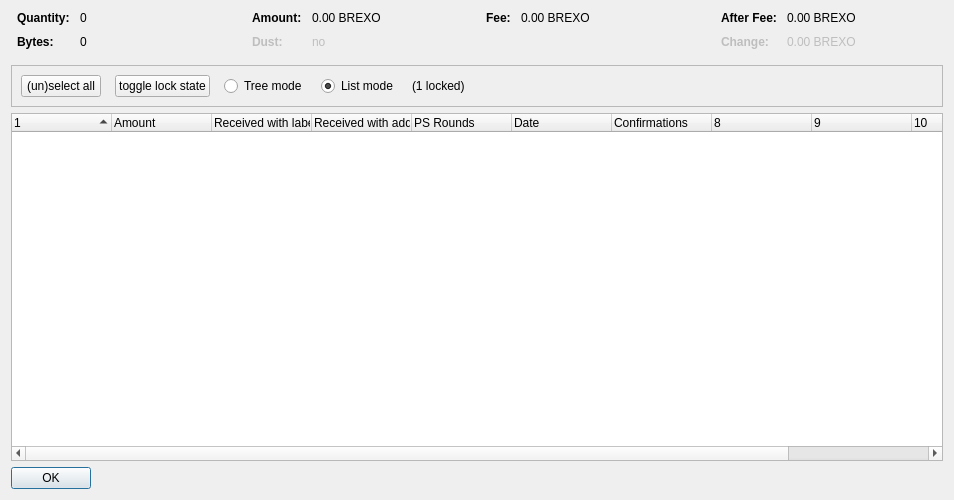
<?xml version="1.0" encoding="UTF-8"?>
<ui version="4.0">
 <class>CoinControlDialog</class>
 <widget class="QDialog" name="CoinControlDialog">
  <property name="geometry">
   <rect>
    <x>0</x>
    <y>0</y>
    <width>954</width>
    <height>500</height>
   </rect>
  </property>
  <property name="windowTitle">
   <string>Coin Selection</string>
  </property>
  <layout class="QVBoxLayout" name="verticalLayout">
   <item>
    <layout class="QHBoxLayout" name="horizontalLayoutTop" stretch="0,0,0,0">
     <property name="topMargin">
      <number>0</number>
     </property>
     <property name="bottomMargin">
      <number>10</number>
     </property>
     <item>
      <layout class="QFormLayout" name="formLayoutCoinControl1">
       <property name="horizontalSpacing">
        <number>10</number>
       </property>
       <property name="verticalSpacing">
        <number>10</number>
       </property>
       <property name="leftMargin">
        <number>6</number>
       </property>
       <property name="rightMargin">
        <number>6</number>
       </property>
       <item row="0" column="0">
        <widget class="QLabel" name="labelCoinControlQuantityText">
         <property name="font">
          <font>
           <weight>75</weight>
           <bold>true</bold>
          </font>
         </property>
         <property name="text">
          <string>Quantity:</string>
         </property>
        </widget>
       </item>
       <item row="0" column="1">
        <widget class="QLabel" name="labelCoinControlQuantity">
         <property name="cursor">
          <cursorShape>IBeamCursor</cursorShape>
         </property>
         <property name="contextMenuPolicy">
          <enum>Qt::ActionsContextMenu</enum>
         </property>
         <property name="text">
          <string notr="true">0</string>
         </property>
         <property name="textInteractionFlags">
          <set>Qt::LinksAccessibleByMouse|Qt::TextSelectableByKeyboard|Qt::TextSelectableByMouse</set>
         </property>
        </widget>
       </item>
       <item row="1" column="0">
        <widget class="QLabel" name="labelCoinControlBytesText">
         <property name="font">
          <font>
           <weight>75</weight>
           <bold>true</bold>
          </font>
         </property>
         <property name="text">
          <string>Bytes:</string>
         </property>
        </widget>
       </item>
       <item row="1" column="1">
        <widget class="QLabel" name="labelCoinControlBytes">
         <property name="cursor">
          <cursorShape>IBeamCursor</cursorShape>
         </property>
         <property name="contextMenuPolicy">
          <enum>Qt::ActionsContextMenu</enum>
         </property>
         <property name="text">
          <string notr="true">0</string>
         </property>
         <property name="textInteractionFlags">
          <set>Qt::LinksAccessibleByMouse|Qt::TextSelectableByKeyboard|Qt::TextSelectableByMouse</set>
         </property>
        </widget>
       </item>
      </layout>
     </item>
     <item>
      <layout class="QFormLayout" name="formLayoutCoinControl2">
       <property name="horizontalSpacing">
        <number>10</number>
       </property>
       <property name="verticalSpacing">
        <number>10</number>
       </property>
       <property name="leftMargin">
        <number>6</number>
       </property>
       <property name="rightMargin">
        <number>6</number>
       </property>
       <item row="0" column="0">
        <widget class="QLabel" name="labelCoinControlAmountText">
         <property name="font">
          <font>
           <weight>75</weight>
           <bold>true</bold>
          </font>
         </property>
         <property name="text">
          <string>Amount:</string>
         </property>
        </widget>
       </item>
       <item row="0" column="1">
        <widget class="QLabel" name="labelCoinControlAmount">
         <property name="cursor">
          <cursorShape>IBeamCursor</cursorShape>
         </property>
         <property name="contextMenuPolicy">
          <enum>Qt::ActionsContextMenu</enum>
         </property>
         <property name="text">
          <string notr="true">0.00 BREXO</string>
         </property>
         <property name="textInteractionFlags">
          <set>Qt::LinksAccessibleByMouse|Qt::TextSelectableByKeyboard|Qt::TextSelectableByMouse</set>
         </property>
        </widget>
       </item>
       <item row="1" column="0">
        <widget class="QLabel" name="labelCoinControlLowOutputText">
         <property name="enabled">
          <bool>false</bool>
         </property>
         <property name="font">
          <font>
           <weight>75</weight>
           <bold>true</bold>
          </font>
         </property>
         <property name="text">
          <string>Dust:</string>
         </property>
        </widget>
       </item>
       <item row="1" column="1">
        <widget class="QLabel" name="labelCoinControlLowOutput">
         <property name="enabled">
          <bool>false</bool>
         </property>
         <property name="cursor">
          <cursorShape>IBeamCursor</cursorShape>
         </property>
         <property name="contextMenuPolicy">
          <enum>Qt::ActionsContextMenu</enum>
         </property>
         <property name="text">
          <string notr="true">no</string>
         </property>
         <property name="textInteractionFlags">
          <set>Qt::LinksAccessibleByMouse|Qt::TextSelectableByKeyboard|Qt::TextSelectableByMouse</set>
         </property>
        </widget>
       </item>
      </layout>
     </item>
     <item>
      <layout class="QFormLayout" name="formLayoutCoinControl3">
       <property name="horizontalSpacing">
        <number>10</number>
       </property>
       <property name="verticalSpacing">
        <number>10</number>
       </property>
       <property name="leftMargin">
        <number>6</number>
       </property>
       <property name="rightMargin">
        <number>6</number>
       </property>
       <item row="0" column="0">
        <widget class="QLabel" name="labelCoinControlFeeText">
         <property name="font">
          <font>
           <weight>75</weight>
           <bold>true</bold>
          </font>
         </property>
         <property name="text">
          <string>Fee:</string>
         </property>
        </widget>
       </item>
       <item row="0" column="1">
        <widget class="QLabel" name="labelCoinControlFee">
         <property name="cursor">
          <cursorShape>IBeamCursor</cursorShape>
         </property>
         <property name="contextMenuPolicy">
          <enum>Qt::ActionsContextMenu</enum>
         </property>
         <property name="text">
          <string notr="true">0.00 BREXO</string>
         </property>
         <property name="textInteractionFlags">
          <set>Qt::LinksAccessibleByMouse|Qt::TextSelectableByKeyboard|Qt::TextSelectableByMouse</set>
         </property>
        </widget>
       </item>
      </layout>
     </item>
     <item>
      <layout class="QFormLayout" name="formLayoutCoinControl4">
       <property name="horizontalSpacing">
        <number>10</number>
       </property>
       <property name="verticalSpacing">
        <number>10</number>
       </property>
       <property name="leftMargin">
        <number>6</number>
       </property>
       <property name="rightMargin">
        <number>6</number>
       </property>
       <item row="0" column="0">
        <widget class="QLabel" name="labelCoinControlAfterFeeText">
         <property name="font">
          <font>
           <weight>75</weight>
           <bold>true</bold>
          </font>
         </property>
         <property name="text">
          <string>After Fee:</string>
         </property>
        </widget>
       </item>
       <item row="0" column="1">
        <widget class="QLabel" name="labelCoinControlAfterFee">
         <property name="cursor">
          <cursorShape>IBeamCursor</cursorShape>
         </property>
         <property name="contextMenuPolicy">
          <enum>Qt::ActionsContextMenu</enum>
         </property>
         <property name="text">
          <string notr="true">0.00 BREXO</string>
         </property>
         <property name="textInteractionFlags">
          <set>Qt::LinksAccessibleByMouse|Qt::TextSelectableByKeyboard|Qt::TextSelectableByMouse</set>
         </property>
        </widget>
       </item>
       <item row="1" column="0">
        <widget class="QLabel" name="labelCoinControlChangeText">
         <property name="enabled">
          <bool>false</bool>
         </property>
         <property name="font">
          <font>
           <weight>75</weight>
           <bold>true</bold>
          </font>
         </property>
         <property name="text">
          <string>Change:</string>
         </property>
        </widget>
       </item>
       <item row="1" column="1">
        <widget class="QLabel" name="labelCoinControlChange">
         <property name="enabled">
          <bool>false</bool>
         </property>
         <property name="cursor">
          <cursorShape>IBeamCursor</cursorShape>
         </property>
         <property name="contextMenuPolicy">
          <enum>Qt::ActionsContextMenu</enum>
         </property>
         <property name="text">
          <string notr="true">0.00 BREXO</string>
         </property>
         <property name="textInteractionFlags">
          <set>Qt::LinksAccessibleByMouse|Qt::TextSelectableByKeyboard|Qt::TextSelectableByMouse</set>
         </property>
        </widget>
       </item>
      </layout>
     </item>
    </layout>
   </item>
   <item>
    <widget class="QFrame" name="frame">
     <property name="minimumSize">
      <size>
       <width>0</width>
       <height>40</height>
      </size>
     </property>
     <property name="frameShape">
      <enum>QFrame::StyledPanel</enum>
     </property>
     <property name="frameShadow">
      <enum>QFrame::Sunken</enum>
     </property>
     <layout class="QHBoxLayout" name="horizontalLayout">
      <item>
       <layout class="QHBoxLayout" name="horizontalLayoutPanel" stretch="0,0,0,0,0,0">
        <property name="spacing">
         <number>14</number>
        </property>
        <item>
         <widget class="QPushButton" name="pushButtonSelectAll">
          <property name="sizePolicy">
           <sizepolicy hsizetype="Maximum" vsizetype="Fixed">
            <horstretch>0</horstretch>
            <verstretch>0</verstretch>
           </sizepolicy>
          </property>
          <property name="text">
           <string>(un)select all</string>
          </property>
          <property name="autoDefault">
           <bool>false</bool>
          </property>
         </widget>
        </item>
        <item>
         <widget class="QPushButton" name="pushButtonToggleLock">
          <property name="sizePolicy">
           <sizepolicy hsizetype="Maximum" vsizetype="Fixed">
            <horstretch>0</horstretch>
            <verstretch>0</verstretch>
           </sizepolicy>
          </property>
          <property name="text">
           <string>toggle lock state</string>
          </property>
          <property name="autoDefault">
           <bool>false</bool>
          </property>
         </widget>
        </item>
        <item>
         <widget class="QRadioButton" name="radioTreeMode">
          <property name="sizePolicy">
           <sizepolicy hsizetype="Maximum" vsizetype="Fixed">
            <horstretch>0</horstretch>
            <verstretch>0</verstretch>
           </sizepolicy>
          </property>
          <property name="text">
           <string>Tree mode</string>
          </property>
         </widget>
        </item>
        <item>
         <widget class="QRadioButton" name="radioListMode">
          <property name="sizePolicy">
           <sizepolicy hsizetype="Maximum" vsizetype="Fixed">
            <horstretch>0</horstretch>
            <verstretch>0</verstretch>
           </sizepolicy>
          </property>
          <property name="text">
           <string>List mode</string>
          </property>
          <property name="checked">
           <bool>true</bool>
          </property>
         </widget>
        </item>
        <item>
         <widget class="QLabel" name="labelLocked">
          <property name="text">
           <string>(1 locked)</string>
          </property>
         </widget>
        </item>
        <item>
         <spacer name="horizontalSpacer">
          <property name="orientation">
           <enum>Qt::Horizontal</enum>
          </property>
          <property name="sizeHint" stdset="0">
           <size>
            <width>40</width>
            <height>20</height>
           </size>
          </property>
         </spacer>
        </item>
       </layout>
      </item>
     </layout>
    </widget>
   </item>
   <item>
    <widget class="CoinControlTreeWidget" name="treeWidget">
     <property name="contextMenuPolicy">
      <enum>Qt::CustomContextMenu</enum>
     </property>
     <property name="sortingEnabled">
      <bool>false</bool>
     </property>
     <property name="columnCount">
      <number>11</number>
     </property>
     <attribute name="headerShowSortIndicator" stdset="0">
      <bool>true</bool>
     </attribute>
     <attribute name="headerStretchLastSection">
      <bool>false</bool>
     </attribute>
     <column>
      <property name="text">
       <string/>
      </property>
     </column>
     <column>
      <property name="text">
       <string>Amount</string>
      </property>
     </column>
     <column>
      <property name="text">
       <string>Received with label</string>
      </property>
     </column>
     <column>
      <property name="text">
       <string>Received with address</string>
      </property>
     </column>
     <column>
      <property name="text">
       <string>PS Rounds</string>
      </property>
     </column>
     <column>
      <property name="text">
       <string>Date</string>
      </property>
     </column>
     <column>
      <property name="text">
       <string>Confirmations</string>
      </property>
      <property name="toolTip">
       <string>Confirmed</string>
      </property>
     </column>
     <column>
      <property name="text">
       <string/>
      </property>
     </column>
     <column>
      <property name="text">
       <string/>
      </property>
     </column>
     <column>
      <property name="text">
       <string/>
      </property>
     </column>
     <column>
      <property name="text">
       <string/>
      </property>
     </column>
    </widget>
   </item>
   <item>
    <widget class="QDialogButtonBox" name="buttonBox">
     <property name="sizePolicy">
      <sizepolicy hsizetype="Maximum" vsizetype="Fixed">
       <horstretch>0</horstretch>
       <verstretch>0</verstretch>
      </sizepolicy>
     </property>
     <property name="orientation">
      <enum>Qt::Horizontal</enum>
     </property>
     <property name="standardButtons">
      <set>QDialogButtonBox::Ok</set>
     </property>
    </widget>
   </item>
  </layout>
 </widget>
 <customwidgets>
  <customwidget>
   <class>CoinControlTreeWidget</class>
   <extends>QTreeWidget</extends>
   <header>coincontroltreewidget.h</header>
  </customwidget>
 </customwidgets>
 <resources/>
 <connections/>
</ui>
